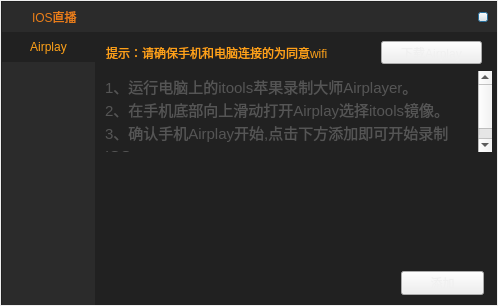
<?xml version="1.0" encoding="UTF-8"?>
<ui version="4.0">
 <class>IOSSelectDialog</class>
 <widget class="QDialog" name="IOSSelectDialog">
  <property name="geometry">
   <rect>
    <x>0</x>
    <y>0</y>
    <width>498</width>
    <height>306</height>
   </rect>
  </property>
  <property name="windowTitle">
   <string>IOSSelectDialog</string>
  </property>
  <property name="styleSheet">
   <string notr="true">QDialog#IOSSelectDialog
{
	border-image: url(:/Live/Resources/HandTour_Game.png);
}</string>
  </property>
  <layout class="QGridLayout" name="gridLayout">
   <property name="margin">
    <number>1</number>
   </property>
   <property name="spacing">
    <number>0</number>
   </property>
   <item row="0" column="0">
    <widget class="QWidget" name="widget" native="true">
     <property name="styleSheet">
      <string notr="true">QWidget#widget
{
	background-color: rgb(33, 33, 33);
}</string>
     </property>
     <widget class="QWidget" name="widget_2" native="true">
      <property name="geometry">
       <rect>
        <x>1</x>
        <y>1</y>
        <width>496</width>
        <height>30</height>
       </rect>
      </property>
      <property name="styleSheet">
       <string notr="true">QWidget#widget_2
{
	
	background-color: rgb(43, 43, 43);
}
</string>
      </property>
      <widget class="QLabel" name="label">
       <property name="geometry">
        <rect>
         <x>30</x>
         <y>9</y>
         <width>54</width>
         <height>12</height>
        </rect>
       </property>
       <property name="styleSheet">
        <string notr="true">color: rgb(234, 126, 24);</string>
       </property>
       <property name="text">
        <string>IOS直播</string>
       </property>
      </widget>
      <widget class="QLabel" name="label_2">
       <property name="geometry">
        <rect>
         <x>10</x>
         <y>8</y>
         <width>15</width>
         <height>14</height>
        </rect>
       </property>
       <property name="styleSheet">
        <string notr="true">border-image: url(:/SeedUI/Resources/SeedUI/SeedUI_iOS.png);</string>
       </property>
       <property name="text">
        <string/>
       </property>
      </widget>
      <widget class="QPushButton" name="Close_pushButton">
       <property name="geometry">
        <rect>
         <x>476</x>
         <y>10</y>
         <width>10</width>
         <height>10</height>
        </rect>
       </property>
       <property name="styleSheet">
        <string notr="true">QPushButton#Close_pushButton{
	
	border-image: url(:/Close/Resources/Close_Normal.png);
}
QPushButton#Close_pushButton:hover{
	
	border-image: url(:/Close/Resources/Close_Hover.png);
}
QPushButton#Close_pushButton:disabled{
	
	border-image: url(:/Close/Resources/Close_Disabled.png);
}
QPushButton#Close_pushButton:checked{
	
	border-image: url(:/Close/Resources/Close_checked.png);
}
</string>
       </property>
       <property name="text">
        <string/>
       </property>
      </widget>
     </widget>
     <widget class="QPushButton" name="Download_pushButton">
      <property name="geometry">
       <rect>
        <x>400</x>
        <y>270</y>
        <width>83</width>
        <height>24</height>
       </rect>
      </property>
      <property name="styleSheet">
       <string notr="true">
QPushButton#Download_pushButton
{
	border-image: url(:/SeedUI/Resources/SeedUI/DownloadButton.png);
	font: 75 12px &quot;微软雅黑&quot;;
	color: rgb(240, 240, 240);
}

QPushButton#Download_pushButton:hover
{
	border-image: url(:/SeedUI/Resources/SeedUI/DownloadButton_H.png);
}

QPushButton#Download_pushButton:checked
{
	border-image: url(:/SeedUI/Resources/SeedUI/DownloadButton_C.png);
}
</string>
      </property>
      <property name="text">
       <string>添加</string>
      </property>
     </widget>
     <widget class="QTextBrowser" name="textBrowser">
      <property name="geometry">
       <rect>
        <x>100</x>
        <y>70</y>
        <width>391</width>
        <height>81</height>
       </rect>
      </property>
      <property name="styleSheet">
       <string notr="true">color: rgb(85, 85, 85);
background-color: rgb(33, 33, 33);
border:px groove gray;
</string>
      </property>
      <property name="html">
       <string>&lt;!DOCTYPE HTML PUBLIC &quot;-//W3C//DTD HTML 4.0//EN&quot; &quot;http://www.w3.org/TR/REC-html40/strict.dtd&quot;&gt;
&lt;html&gt;&lt;head&gt;&lt;meta name=&quot;qrichtext&quot; content=&quot;1&quot; /&gt;&lt;style type=&quot;text/css&quot;&gt;
p, li { white-space: pre-wrap; }
&lt;/style&gt;&lt;/head&gt;&lt;body style=&quot; font-family:'SimSun'; font-size:9pt; font-weight:400; font-style:normal;&quot;&gt;
&lt;p style=&quot; margin-top:0px; margin-bottom:0px; margin-left:0px; margin-right:0px; -qt-block-indent:0; text-indent:0px;&quot;&gt;&lt;span style=&quot; font-size:11pt;&quot;&gt;1、运行电脑上的itools苹果录制大师Airplayer。&lt;/span&gt;&lt;/p&gt;
&lt;p style=&quot; margin-top:0px; margin-bottom:0px; margin-left:0px; margin-right:0px; -qt-block-indent:0; text-indent:0px;&quot;&gt;&lt;span style=&quot; font-size:11pt;&quot;&gt;2、在手机底部向上滑动打开Airplay选择itools镜像。&lt;/span&gt;&lt;/p&gt;
&lt;p style=&quot; margin-top:0px; margin-bottom:0px; margin-left:0px; margin-right:0px; -qt-block-indent:0; text-indent:0px;&quot;&gt;&lt;span style=&quot; font-size:11pt;&quot;&gt;3、确认手机Airplay开始,点击下方添加即可开始录制IOS。&lt;/span&gt;&lt;/p&gt;&lt;/body&gt;&lt;/html&gt;</string>
      </property>
     </widget>
     <widget class="QWidget" name="widget_3" native="true">
      <property name="geometry">
       <rect>
        <x>1</x>
        <y>31</y>
        <width>93</width>
        <height>274</height>
       </rect>
      </property>
      <property name="styleSheet">
       <string notr="true">QWidget#widget_3
{
	
	background-color: rgb(43, 43, 43);
}
</string>
      </property>
      <layout class="QGridLayout" name="gridLayout_2">
       <property name="margin">
        <number>0</number>
       </property>
       <property name="spacing">
        <number>0</number>
       </property>
       <item row="0" column="0">
        <widget class="QPushButton" name="pushButton">
         <property name="enabled">
          <bool>false</bool>
         </property>
         <property name="minimumSize">
          <size>
           <width>93</width>
           <height>30</height>
          </size>
         </property>
         <property name="maximumSize">
          <size>
           <width>93</width>
           <height>30</height>
          </size>
         </property>
         <property name="styleSheet">
          <string notr="true">QPushButton
{
	background-color: rgb(43, 43, 43);
	font: 75 14px &quot;微软雅黑&quot;;
	color: rgb(254, 161, 24);
	border:px groove gray;
}

QPushButton:hover
{
	background-color: rgb(70, 70, 70);
}

QPushButton:checked
{
	background-color: rgb(33, 33, 33);
}

QPushButton:disabled
{
	background-color: rgb(33, 33, 33);
}

</string>
         </property>
         <property name="text">
          <string>Airplay</string>
         </property>
         <property name="checkable">
          <bool>true</bool>
         </property>
         <property name="checked">
          <bool>true</bool>
         </property>
        </widget>
       </item>
       <item row="1" column="0">
        <widget class="QLabel" name="label_3">
         <property name="text">
          <string/>
         </property>
        </widget>
       </item>
      </layout>
     </widget>
     <widget class="QLabel" name="label_4">
      <property name="geometry">
       <rect>
        <x>105</x>
        <y>130</y>
        <width>381</width>
        <height>121</height>
       </rect>
      </property>
      <property name="text">
       <string>&lt;html&gt;&lt;head/&gt;&lt;body&gt;&lt;p&gt;&lt;img src=&quot;:/IOS/Resources/IOS.png&quot;/&gt;&lt;/p&gt;&lt;/body&gt;&lt;/html&gt;</string>
      </property>
     </widget>
     <widget class="QPushButton" name="IOS_pushButton">
      <property name="geometry">
       <rect>
        <x>380</x>
        <y>40</y>
        <width>101</width>
        <height>23</height>
       </rect>
      </property>
      <property name="styleSheet">
       <string notr="true">QPushButton#IOS_pushButton
{
	border-image: url(:/SeedUI/Resources/SeedUI/DownloadButton.png);
	font: 75 12px &quot;微软雅黑&quot;;
	color: rgb(240, 240, 240);
}

QPushButton#IOS_pushButton:hover
{
	border-image: url(:/SeedUI/Resources/SeedUI/DownloadButton_H.png);
}

QPushButton#IOS_pushButton:checked
{
	border-image: url(:/SeedUI/Resources/SeedUI/DownloadButton_C.png);
}
</string>
      </property>
      <property name="text">
       <string>下载Airplay</string>
      </property>
     </widget>
     <widget class="QLabel" name="label_5">
      <property name="geometry">
       <rect>
        <x>105</x>
        <y>44</y>
        <width>271</width>
        <height>16</height>
       </rect>
      </property>
      <property name="styleSheet">
       <string notr="true">color: rgb(254, 161, 24);
font: 70 14px &quot;微软雅黑&quot;;</string>
      </property>
      <property name="text">
       <string>提示：请确保手机和电脑连接的为同意wifi</string>
      </property>
     </widget>
    </widget>
   </item>
  </layout>
 </widget>
 <layoutdefault spacing="6" margin="11"/>
 <resources>
  <include location="rdzbdemo.qrc"/>
 </resources>
 <connections/>
</ui>
